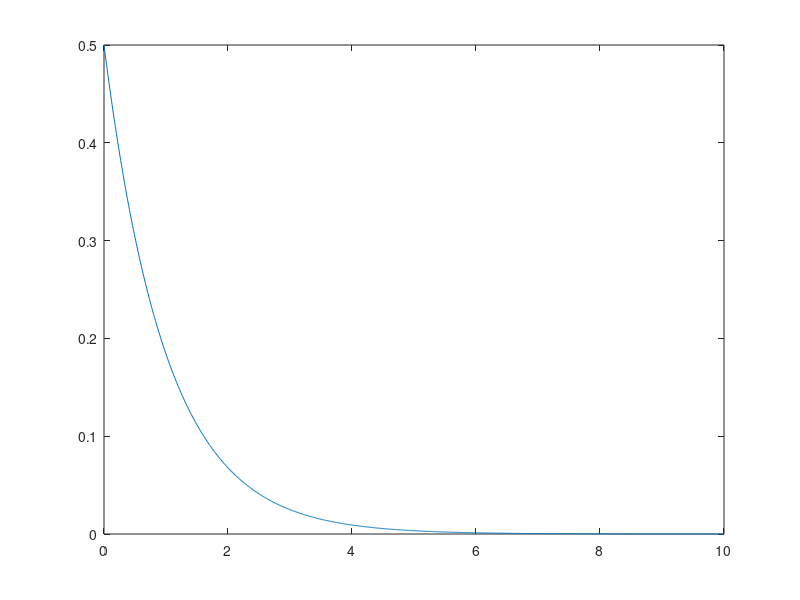

MATLAB code to generate this figure: (Note: this script raises an error after producing the figure.)
prob = [0.5, 0.2, 0.1,0.05, 0.02, 0.01,0.005, 0.002, 0.001, 0.0005, 0.0002, 0.0001];
prob = flip(prob);
t = length(prob);
erro = zeros(1, t);

%% Atividade 1:
Q = @(x) 0.5*exp(-0.5.*(x.^2));
intervalo = (0:0.01:10);
curvap = Q(sqrt(2*intervalo));
figure(1)
plot(intervalo,curvap)

%% Atividade 2:
inversa = @(e) -2*log(2.*e);
equiv = inversa(prob);

[erroH1,erroH2,erroH3,erroH4] = Hamming();
[erroC1,erroC2] = Ciclico();
[erroCo1,erroCo2,erroCo3] = Convolucao();
erroC2 = flip(erroC2);
erroC1 = flip(erroC1);

figure(2)
plot(equiv,erroH1,equiv,erroH4,equiv,erroH2,equiv,erroH3,equiv,erroC1,equiv,erroC2,equiv,erroCo1,equiv,erroCo2,equiv,erroCo3)
legend('Hamming(7,4)','Codificador(10,6)','Codificador(12,8)','Codificador(15,11)',"1 + x^4 + x^6","1 + x^2 + x^6","m = 3","m = 4","m = 6")

%% Atividade 3:
    %Canais prontos
    
%% Atividade 4:
[erroVU1,erroVU2,erroVU3] = ViterbiUm()
[erroVD1,erroVD2,erroVD3] = ViterbiDois()
figure(3)
plot(equiv,erroVU1,equiv,erroVU2,equiv,erroVU3,equiv,erroVD1,equiv,erroVD2,equiv,erroVD3)
legend ("m = 3 v1","m = 4 v1","m = 6 v1","m = 3 v2","m = 4 v2","m = 6 v2")


%% Atividade 5:
figure(4)
plot((4/7)*equiv,erroH1,(4/7)*equiv,erroC1,(1/3)*equiv,erroCo1,(1/3)*equiv,erroVU1,(1/3)*equiv,erroVD1)
legend('Hamming(7,4)',"1 + x^4 + x^6",'Viterbi(m = 3)','Var. 1 de Viterbi (m = 3)','Var. 2 de Viterbi (m = 3)' )
